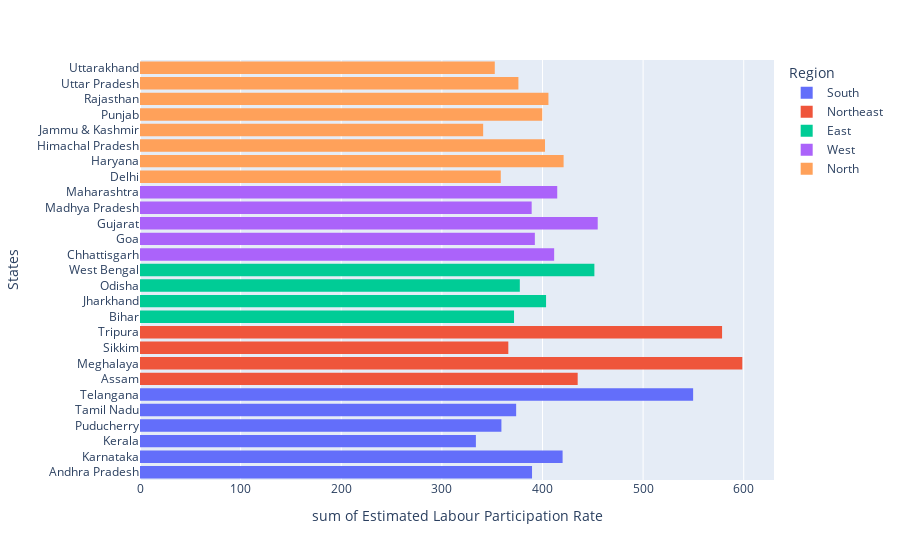

The cell this chart's notebook holds for it:
### Code cell
figure=px.histogram(data,x="Estimated Labour Participation Rate",y="States",color="Region")
figure.show()

### Figure 1 — Plotly figure (JSON) as saved in the notebook; plotly's stock layout.template omitted (floating-point values rounded to 4 significant figures)
{"data": [{"alignmentgroup": "True", "bingroup": "y", "histfunc": "sum", "hovertemplate": "Region=South<br>sum of Estimated Labour Participation Rate=%{x}<br>States=%{y}<extra></extra>", "legendgroup": "South", "marker": {"color": "#636efa", "pattern": {"shape": ""}}, "name": "South", "offsetgroup": "South", "orientation": "h", "showlegend": true, "type": "histogram", "x": [41.02, 40.9, 39.18, 33.1, 36.46, 47.41, 38.91, 37.83, 37.47, 37.34, 42.18, 40.54, 41.14, 42.78, 43.43, 47.29, 42.55, 43.13, 36.66, 40.3, 37.12, 37.71, 32, 16.77, 34.11, 36.11, 36.1, 35.78, 34.6, 33.52, 37.46, 40.8, 34.49, 39.3, 33.19, 30.8, 36.64, 33.34, 36.84, 36.32, 41.96, 43.2, 43.91, 29.63, 26.23, 33.16, 40.13, 42.22, 36.77, 36.62, 59.25, 58.24, 58.31, 41.06, 55.43, 53.22, 52.1, 60.59, 54.94, 56.58], "xaxis": "x", "y": ["Andhra Pradesh", "Andhra Pradesh", "Andhra Pradesh", "Andhra Pradesh", "Andhra Pradesh", "Andhra Pradesh", "Andhra Pradesh", "Andhra Pradesh", "Andhra Pradesh", "Andhra Pradesh", "Karnataka", "Karnataka", "Karnataka", "Karnataka", "Karnataka", "Karnataka", "Karnataka", "Karnataka", "Karnataka", "Karnataka", "Kerala", "Kerala", "Kerala", "Kerala", "Kerala", "Kerala", "Kerala", "Kerala", "Kerala", "Kerala", "Puducherry", "Puducherry", "Puducherry", "Puducherry", "Puducherry", "Puducherry", "Puducherry", "Puducherry", "Puducherry", "Puducherry", "Tamil Nadu", "Tamil Nadu", "Tamil Nadu", "Tamil Nadu", "Tamil Nadu", "Tamil Nadu", "Tamil Nadu", "Tamil Nadu", "Tamil Nadu", "Tamil Nadu", "Telangana", "Telangana", "Telangana", "Telangana", "Telangana", "Telangana", "Telangana", "Telangana", "Telangana", "Telangana"], "yaxis": "y"}, {"alignmentgroup": "True", "bingroup": "y", "histfunc": "sum", "hovertemplate": "Region=Northeast<br>sum of Estimated Labour Participation Rate=%{x}<br>States=%{y}<extra></extra>", "legendgroup": "Northeast", "marker": {"color": "#EF553B", "pattern": {"shape": ""}}, "name": "Northeast", "offsetgroup": "Northeast", "orientation": "h", "showlegend": true, "type": "histogram", "x": [52.98, 40.77, 46.73, 29.55, 48.26, 35.07, 40.88, 39.52, 54.38, 46.84, 65.49, 60.2, 64.74, 45.99, 55.24, 58.31, 62.96, 59.88, 64.6, 61.18, 60.59, 38.7, 44.88, 40.4, 48.32, 48.49, 42.54, 42.13, 69.69, 68.74, 66.89, 51.16, 50.81, 58.85, 50.78, 56.21, 50.77, 54.58], "xaxis": "x", "y": ["Assam", "Assam", "Assam", "Assam", "Assam", "Assam", "Assam", "Assam", "Assam", "Assam", "Meghalaya", "Meghalaya", "Meghalaya", "Meghalaya", "Meghalaya", "Meghalaya", "Meghalaya", "Meghalaya", "Meghalaya", "Meghalaya", "Sikkim", "Sikkim", "Sikkim", "Sikkim", "Sikkim", "Sikkim", "Sikkim", "Sikkim", "Tripura", "Tripura", "Tripura", "Tripura", "Tripura", "Tripura", "Tripura", "Tripura", "Tripura", "Tripura"], "yaxis": "y"}, {"alignmentgroup": "True", "bingroup": "y", "histfunc": "sum", "hovertemplate": "Region=East<br>sum of Estimated Labour Participation Rate=%{x}<br>States=%{y}<extra></extra>", "legendgroup": "East", "marker": {"color": "#00cc96", "pattern": {"shape": ""}}, "name": "East", "offsetgroup": "East", "orientation": "h", "showlegend": true, "type": "histogram", "x": [37.72, 37.35, 38.69, 38.17, 38.16, 36.86, 36.14, 34.59, 38.35, 35.7, 42.92, 44.4, 39.34, 37.69, 37.92, 40.59, 38.27, 38.31, 41.04, 43.08, 39.44, 41.44, 39.62, 25.23, 37.04, 37.45, 38.69, 39.96, 38.63, 39.98, 47.35, 47.74, 47.27, 39.9, 41.92, 40.39, 46.17, 47.48, 47.73, 45.63], "xaxis": "x", "y": ["Bihar", "Bihar", "Bihar", "Bihar", "Bihar", "Bihar", "Bihar", "Bihar", "Bihar", "Bihar", "Jharkhand", "Jharkhand", "Jharkhand", "Jharkhand", "Jharkhand", "Jharkhand", "Jharkhand", "Jharkhand", "Jharkhand", "Jharkhand", "Odisha", "Odisha", "Odisha", "Odisha", "Odisha", "Odisha", "Odisha", "Odisha", "Odisha", "Odisha", "West Bengal", "West Bengal", "West Bengal", "West Bengal", "West Bengal", "West Bengal", "West Bengal", "West Bengal", "West Bengal", "West Bengal"], "yaxis": "y"}, {"alignmentgroup": "True", "bingroup": "y", "histfunc": "sum", "hovertemplate": "Region=West<br>sum of Estimated Labour Participation Rate=%{x}<br>States=%{y}<extra></extra>", "legendgroup": "West", "marker": {"color": "#ab63fa", "pattern": {"shape": ""}}, "name": "West", "offsetgroup": "West", "orientation": "h", "showlegend": true, "type": "histogram", "x": [43.08, 45.58, 45.59, 35.58, 35.23, 38.48, 43.14, 42.97, 41.14, 40.82, 35.73, 38.38, 33.88, 44.97, 37.36, 42.21, 42.94, 43.76, 38.89, 34.3, 48.49, 50.11, 47.75, 35.5, 38.23, 45.96, 46.41, 43.55, 48.41, 50.49, 39.42, 39, 38.24, 35.45, 38.48, 40.04, 40.88, 40.08, 39.2, 38.47, 44.19, 43.8, 41.91, 34.32, 37.17, 42.71, 41.57, 42.49, 42.75, 43.75], "xaxis": "x", "y": ["Chhattisgarh", "Chhattisgarh", "Chhattisgarh", "Chhattisgarh", "Chhattisgarh", "Chhattisgarh", "Chhattisgarh", "Chhattisgarh", "Chhattisgarh", "Chhattisgarh", "Goa", "Goa", "Goa", "Goa", "Goa", "Goa", "Goa", "Goa", "Goa", "Goa", "Gujarat", "Gujarat", "Gujarat", "Gujarat", "Gujarat", "Gujarat", "Gujarat", "Gujarat", "Gujarat", "Gujarat", "Madhya Pradesh", "Madhya Pradesh", "Madhya Pradesh", "Madhya Pradesh", "Madhya Pradesh", "Madhya Pradesh", "Madhya Pradesh", "Madhya Pradesh", "Madhya Pradesh", "Madhya Pradesh", "Maharashtra", "Maharashtra", "Maharashtra", "Maharashtra", "Maharashtra", "Maharashtra", "Maharashtra", "Maharashtra", "Maharashtra", "Maharashtra"], "yaxis": "y"}, {"alignmentgroup": "True", "bingroup": "y", "histfunc": "sum", "hovertemplate": "Region=North<br>sum of Estimated Labour Participation Rate=%{x}<br>States=%{y}<extra></extra>", "legendgroup": "North", "marker": {"color": "#FFA15A", "pattern": {"shape": ""}}, "name": "North", "offsetgroup": "North", "orientation": "h", "showlegend": true, "type": "histogram", "x": [47.79, 43.92, 42.65, 23.8, 28.91, 34.17, 33.97, 35.41, 35.59, 32.36, 43.36, 44.21, 39.63, 44.38, 40.39, 42.14, 39.77, 47.32, 39.2, 40.6, 45.5, 43.3, 41.04, 19.04, 42.7, 41.72, 48.25, 39.42, 41.54, 40.01, 42.2, 39.17, 38.18, 38.21, 37.24, 38.03, 36.66, 36.31, 35.05, 42.82, 41.72, 44.69, 28.99, 38.39, 40.18, 42.76, 41.99, 39.5, 38.75, 40.51, 41.77, 39.54, 33.71, 40.74, 41.38, 40.8, 41.71, 40.83, 44.92, 39.63, 39.23, 38.89, 39.73, 38.22, 37.29, 36.19, 35.96, 35.45, 35.49, 32.99, 36.48, 36.27, 33.23, 33.38, 33.06, 38.07, 35.9, 39.18, 34.03], "xaxis": "x", "y": ["Delhi", "Delhi", "Delhi", "Delhi", "Delhi", "Delhi", "Delhi", "Delhi", "Delhi", "Delhi", "Haryana", "Haryana", "Haryana", "Haryana", "Haryana", "Haryana", "Haryana", "Haryana", "Haryana", "Haryana", "Himachal Pradesh", "Himachal Pradesh", "Himachal Pradesh", "Himachal Pradesh", "Himachal Pradesh", "Himachal Pradesh", "Himachal Pradesh", "Himachal Pradesh", "Himachal Pradesh", "Himachal Pradesh", "Jammu & Kashmir", "Jammu & Kashmir", "Jammu & Kashmir", "Jammu & Kashmir", "Jammu & Kashmir", "Jammu & Kashmir", "Jammu & Kashmir", "Jammu & Kashmir", "Jammu & Kashmir", "Punjab", "Punjab", "Punjab", "Punjab", "Punjab", "Punjab", "Punjab", "Punjab", "Punjab", "Punjab", "Rajasthan", "Rajasthan", "Rajasthan", "Rajasthan", "Rajasthan", "Rajasthan", "Rajasthan", "Rajasthan", "Rajasthan", "Rajasthan", "Uttar Pradesh", "Uttar Pradesh", "Uttar Pradesh", "Uttar Pradesh", "Uttar Pradesh", "Uttar Pradesh", "Uttar Pradesh", "Uttar Pradesh", "Uttar Pradesh", "Uttar Pradesh", "Uttarakhand", "Uttarakhand", "Uttarakhand", "Uttarakhand", "Uttarakhand", "Uttarakhand", "Uttarakhand", "Uttarakhand", "Uttarakhand", "Uttarakhand"], "yaxis": "y"}], "layout": {"barmode": "relative", "legend": {"title": {"text": "Region"}, "tracegroupgap": 0}, "margin": {"t": 60}, "xaxis": {"anchor": "y", "domain": [0, 1], "title": {"text": "sum of Estimated Labour Participation Rate"}}, "yaxis": {"anchor": "x", "domain": [0, 1], "title": {"text": "States"}}}}
